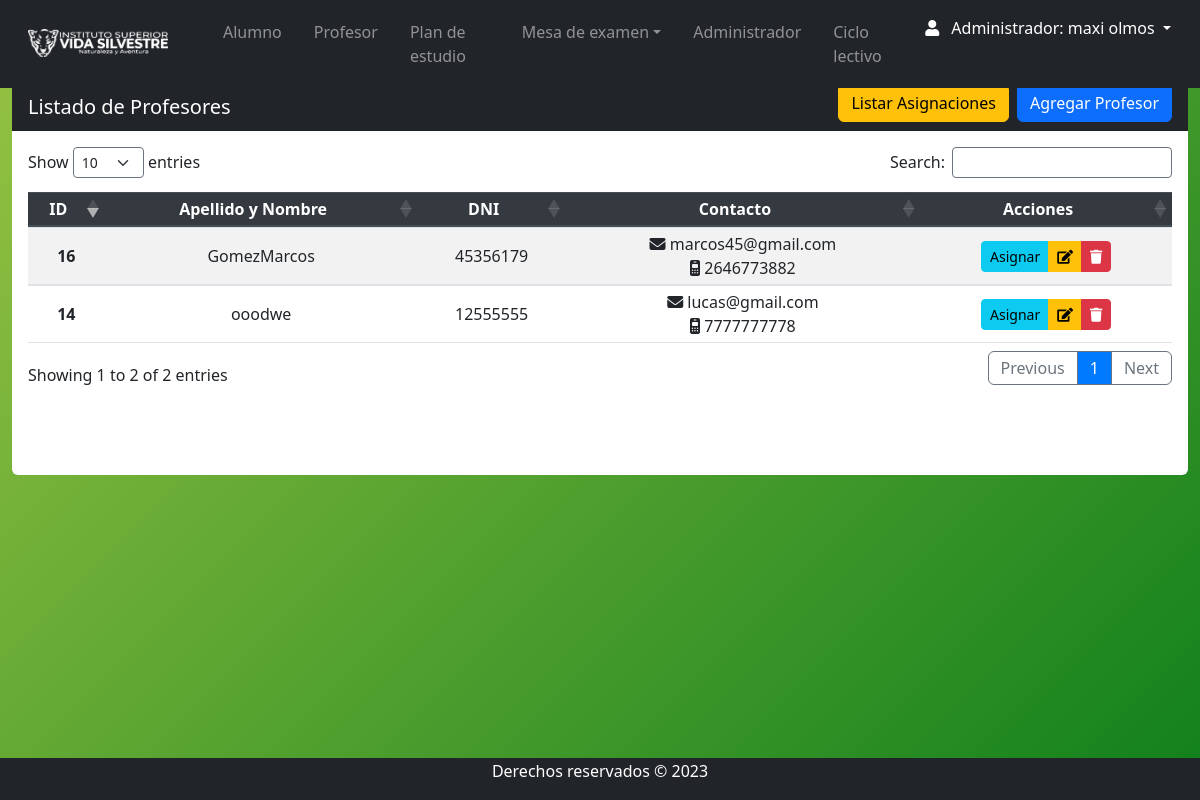
/Views/admin/profe_index.php (signed in), run on the app's committed database.
### tables this page shows
CREATE TABLE `persona` (
  `id_persona` int(11) NOT NULL,
  `nombre` varchar(35) NOT NULL,
  `apellido` varchar(35) NOT NULL,
  `fecha_nacimiento` date NOT NULL,
  `DNI` int(11) NOT NULL,
  `celular` varchar(15) DEFAULT NULL,
  `email_correo` varchar(100) DEFAULT NULL,
  `direccion` varchar(55) DEFAULT NULL,
  `fecha_ingreso` date DEFAULT NULL,
  `pais` varchar(55) DEFAULT NULL,
  `ciudad` varchar(55) DEFAULT NULL,
  `contraseña` varchar(10) DEFAULT NULL,
  `id_rol` int(11) NOT NULL,
  `genero` varchar(15) DEFAULT NULL,
  `legajo` int(11) DEFAULT NULL,
  `titulo` varchar(100) DEFAULT NULL,
  `estado` varchar(11) DEFAULT NULL
);

### Views/admin/profe_index.php (the view, shortened to what this page needs)
<?php require 'navbar.php'; ?>
<section class="content mt-3">
    <div class="row m-auto">
        <div class="col-sm">
            <div class="card rounded-2 border-0">
                <div class="card-header bg-dark text-white pb-0">
                    <div class="d-flex justify-content-between align-items-center flex-wrap">
                        <h5 class="mb-0">Listado de Profesores</h5>
                        <div class="d-flex flex-wrap">
                            <a class="btn btn-warning me-2 mb-2" href="asigna_index.php">Listar Asignaciones</a>
                            <a class="btn btn-primary mb-2" href="profe_crea.php">Agregar Profesor</a>
                        </div>
                    </div>
                </div>
                <div class="card-body table-responsive">
                    <table id="example" class="table table-striped table-sm" style="width:100%">
                        <thead class="thead-dark">
                        <tr>
                            <th>ID</th>
							<th>Apellido y Nombre</th>
                            <th>DNI</th>
							<th>Contacto</th>
                            <th><center>Acciones</center></th>
                        </thead>
                        <tbody>
                            <?php
                            try {
                                $db = new PDO("mysql:host=$db_host;dbname=$db_name", $db_user, $db_password);
                                $db->setAttribute(PDO::ATTR_ERRMODE, PDO::ERRMODE_EXCEPTION);
                                $query = "SELECT * FROM persona WHERE id_rol = 2 AND estado = 'Activo'";
                                $stmt = $db->prepare($query);
                                $stmt->execute();
                                $profesores = $stmt->fetchAll(PDO::FETCH_ASSOC);
                                foreach ($profesores as $profesor) {
                            ?>
                                    <tr>
                                        <th scope="row"><?php echo $profesor['id_persona'] ?></th>
                                        <td><?php echo $profesor['apellido'] ?><?php echo $profesor['nombre'] ?></td>
                                        <td><?php echo $profesor['DNI'] ?></td>
                                  <td><i class="fa-solid fa-envelope"></i>  <?php echo $profesor['email_correo'];?><br>
                                  <i class="fa-solid fa-mobile-retro"></i>    <?php echo $profesor['celular'];?></td>
                                        <td class="text-center">
                                            <div class="btn-group">
                                                <a href="asigna_crea.php?id=<?php echo $profesor['id_persona']; ?>" class="btn btn-info btn-sm" title="Asignar" role="button">Asignar</a>
                                                <a href="profe_edit.php?id=<?php echo $profesor['id_persona']; ?>" class="btn btn-warning btn-sm" title="Editar" role="button">
                                                    <i class="fas fa-edit"></i>
                                                </a>
                                                <a href="javascript:eliminar2(<?php echo $profesor['id_persona']; ?>)" class="btn btn-danger btn-sm" title="Borrar" role="button">
                                                    <i class="fas fa-trash"></i>
                                                </a>
                                            </div>
                                        </td>
                                    </tr>
                            <?php
                                }
                            } catch (PDOException $e) {
                                echo "Error de conexión: " . $e->getMessage();
                            }
                            ?>
                        </tbody>
                    </table>
                    <br>
                    <br><br>
                </div>
            </div>
        </div>
    </div>
</section>
<?php require 'footer.php'; ?>

### css/style.css (style rules this page uses)
body { background: linear-gradient(135deg, #98c343, #10801c); position: relative; padding-bottom: 10px; min-height: 100vh; }
th, td { text-align: center !important; vertical-align: middle !important; }

### data on the page
persona: id_persona "14", apellido "ooo", nombre "dwe", DNI "12555555", email_correo "lucas@gmail.com", celular "7777777778"
persona: id_persona "16", apellido "Gomez", nombre "Marcos", DNI "45356179", email_correo "marcos45@gmail.com", celular "2646773882"

### other printed values
$_SESSION['nombre'] "maxi"
$_SESSION['apellido'] "olmos"
